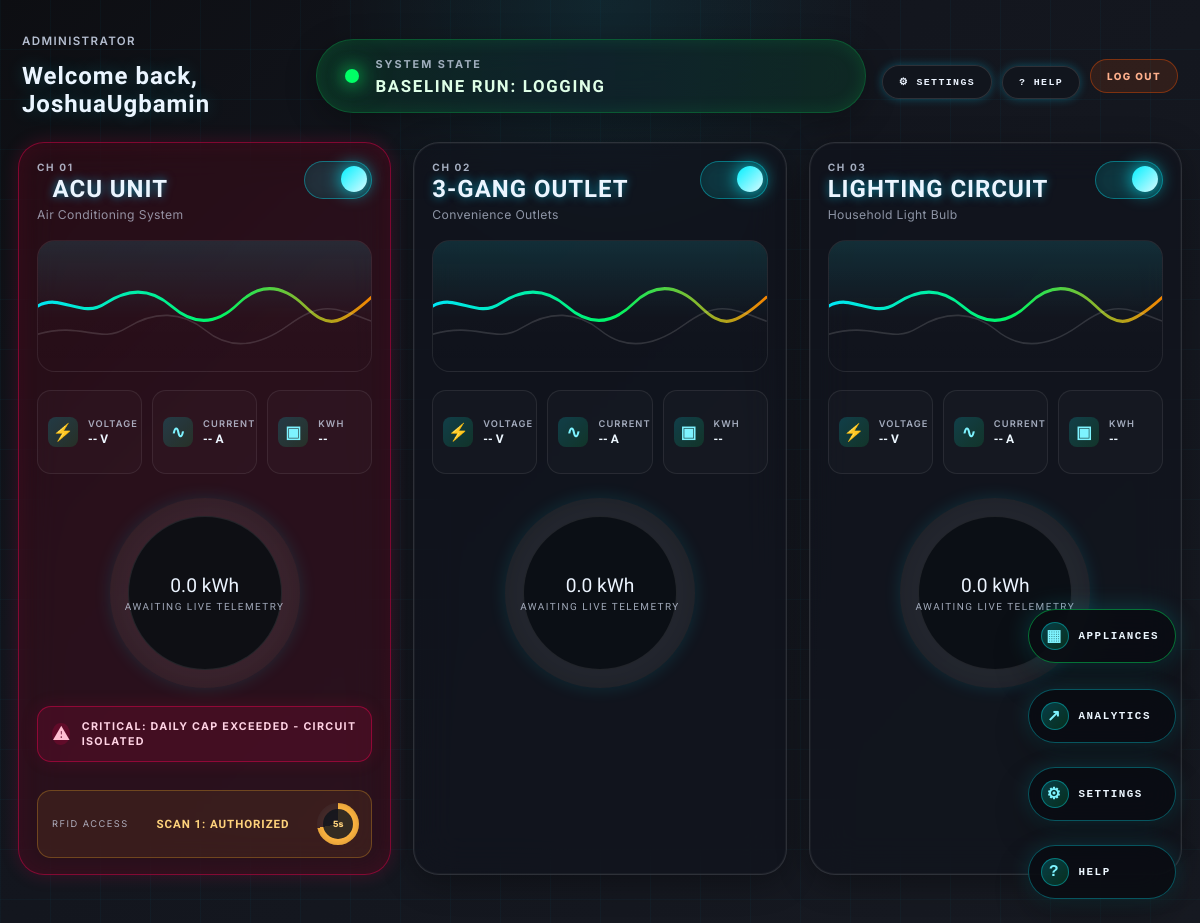
The app's page /dashboard (signed in) with its own data.
### app.py (models this page shows, shortened)
class User(UserMixin, db.Model):
    __tablename__ = "users"
    id = db.Column(db.Integer, primary_key=True)
    email = db.Column(db.String(150), unique=True, nullable=False)
    password_hash = db.Column(db.String(256), nullable=False)
    name = db.Column(db.String(100))
    birthday = db.Column(db.String(20))
    age = db.Column(db.Integer)
    address = db.Column(db.String(200))
    verified = db.Column(db.Boolean, default=False)

class ApplianceConfig(db.Model):
    __tablename__ = "appliance_configs"
    id = db.Column(db.Integer, primary_key=True)
    appliance_key = db.Column(db.String(50), unique=True, nullable=False)
    display_name = db.Column(db.String(100), nullable=False)
    kw_limit = db.Column(db.Float, default=10.0, nullable=False)
    is_tripped = db.Column(db.Boolean, default=False)
    updated_at = db.Column(db.DateTime, default=datetime.datetime.utcnow)

### app.py (the view)
@app.route("/dashboard")
@login_required
def dashboard():
    logs = Log.query.filter(or_(Log.user_id == current_user.id, Log.user_id.is_(None))) \
        .order_by(Log.date_recorded.desc()).all()
    display_name = (current_user.name or current_user.email or "Admin").strip()
    if not display_name or display_name == "Admin":
        display_name = (current_user.email or "Admin").split("@", 1)[0].title()
    return render_template(
        "dashboard.html",
        logs=logs,
        appliance_names=APPLIANCE_NAMES,
        appliance_states=APPLIANCE_STATES,
        appliance_configs=get_appliance_configs(),
        user_display_name=display_name,
    )

### app.py (called while the page is built)
@login_manager.user_loader
def load_user(user_id):
    return User.query.get(int(user_id))

def ensure_appliance_configs():
    for appliance_key, config in DEFAULT_APPLIANCE_CONFIGS.items():
        existing = ApplianceConfig.query.filter_by(appliance_key=appliance_key).first()
        if existing is None:
            db.session.add(ApplianceConfig(
                appliance_key=appliance_key,
                display_name=config["display_name"],
                kw_limit=float(config["kw_limit"]),
                is_tripped=False,
            ))
        else:
            existing.display_name = config["display_name"] if not existing.display_name else existing.display_name
            existing.kw_limit = float(config["kw_limit"]) if existing.kw_limit is None else existing.kw_limit
            existing.updated_at = datetime.datetime.utcnow()
    db.session.commit()

def get_appliance_configs():
    ensure_appliance_configs()
    entries = ApplianceConfig.query.order_by(ApplianceConfig.id).all()
    payload = {}
    for entry in entries:
        payload[entry.appliance_key] = {
            "display_name": entry.display_name,
            "kw_limit": float(entry.kw_limit or 0.0),
            "is_tripped": bool(entry.is_tripped),
        }
    for key, defaults in DEFAULT_APPLIANCE_CONFIGS.items():
        payload.setdefault(key, {
            "display_name": defaults["display_name"],
            "kw_limit": float(defaults["kw_limit"]),
            "is_tripped": False,
        })
    return payload

### templates/dashboard.html (shortened to what this page needs)
<!DOCTYPE html>
<html lang="en">
<head>
    <link rel="stylesheet" href="{{ url_for('static', filename='style.css') }}">
</head>
<body class="energy-body">
    <div class="energy-dashboard-shell">
        <header class="system-header">
            <div class="welcome-cluster">
                <span class="eyebrow">Administrator</span>
                <h1>Welcome back, {{ user_display_name }}</h1>
            </div>
            <div class="header-actions">
                <div class="status-pill is-baseline" id="modePill">
                    <span class="pulse-dot"></span>
                    <div class="status-copy">
                        <span class="status-label">SYSTEM STATE</span>
                        <strong id="modeText">BASELINE RUN: LOGGING</strong>
                    </div>
                </div>
                <div class="utility-actions">
                    <button class="header-action" data-view="settings" type="button">⚙ SETTINGS</button>
                    <button class="header-action" data-view="help" type="button">? HELP</button>
                    <a class="logout-btn" href="{{ url_for('logout') }}">LOG OUT</a>
                </div>
            </div>
        </header>
        <main class="view-shell live-view active" id="liveView">
            <section class="channel-grid">
                {% set channel_labels = ['ACU UNIT', '3-GANG OUTLET', 'LIGHTING CIRCUIT'] %}
                {% set channel_sub = ['Air Conditioning System', 'Convenience Outlets', 'Household Light Bulb'] %}
                {% for index in range(3) %}
                    {% set label = channel_labels[index] %}
                    {% set subtitle = channel_sub[index] %}
                    {% set is_tripped = index == 0 %}
                    <article class="load-card {% if is_tripped %}is-tripped{% endif %}" data-card="{{ index }}">
                        <div class="card-topline">
                            <div class="channel-meta">
                                <span class="channel-id">CH {{ '%02d' % (index + 1) }}</span>
                                <h2>{{ label }}</h2>
                                <small>{{ subtitle }}</small>
                            </div>
                            <label class="breaker-toggle" aria-label="Remote run / shut-off toggle">
                                <span class="breaker-slider"></span>
                            </label>
                        </div>
                        <div class="wave-wrap">
                            <svg class="power-wave" viewBox="0 0 600 120" preserveAspectRatio="none" aria-hidden="true">
                                <defs>
                                    <linearGradient id="waveGradient-{{ index }}" x1="0%" x2="100%" y1="0%" y2="0%">
                                        <stop offset="0%" stop-color="#00f0ff" />
                                        <stop offset="55%" stop-color="#00ff66" />
                                        <stop offset="100%" stop-color="#ff8a00" />
                                    </linearGradient>
                                </defs>
                                <path d="M0,60 C40,48 80,72 120,58 S200,42 240,60 S320,78 360,58 S440,40 480,60 S540,80 600,52" fill="none" stroke="url(#waveGradient-{{ index }})" stroke-width="3" stroke-linecap="round"></path>
                                <path d="M0,86 C80,74 110,96 160,80 S260,65 300,82 S390,100 450,78 S530,60 600,74" fill="none" stroke="rgba(255,255,255,0.14)" stroke-width="1.5" stroke-linecap="round"></path>
                            </svg>
                        </div>
                        <div class="metric-grid">
                            <div class="metric-box">
                                <span class="metric-icon">⚡</span>
                                <div>
                                    <label>Voltage</label>
                                    <strong>-- V</strong>
                                </div>
                            </div>
                            <div class="metric-box">
                                <span class="metric-icon">∿</span>
                                <div>
                                    <label>Current</label>
                                    <strong>-- A</strong>
                                </div>
                            </div>
                            <div class="metric-box">
                                <span class="metric-icon">▣</span>
                                <div>
                                    <label>kWh</label>
                                    <strong>--</strong>
                                </div>
                            </div>
                        </div>
                        <div class="gauge-panel">
                            <div class="gauge-ring" data-progress="0">
                                <div class="gauge-value">
                                    <span>0.0 kWh</span>
                                    <small>Awaiting live telemetry</small>
                                </div>
                            </div>
                        </div>
                        {% if is_tripped %}
                        <div class="trip-warning active">
                            <span class="warning-icon">⚠</span>
                            <p>CRITICAL: DAILY CAP EXCEEDED - CIRCUIT ISOLATED</p>
                        </div>
                        <div class="rfid-overlay active">
                            <div class="rfid-hud">
                                <span class="rfid-state">RFID ACCESS</span>
                                <strong id="rfidStatus-{{ index }}">SCAN 1: AUTHORIZED</strong>
                                <div class="countdown-ring">
                                    <span>5s</span>
                                </div>
                            </div>
                        </div>
                        {% endif %}
                    </article>
                {% endfor %}
            </section>
        </main>
    </div>
    <div class="fab-stack" aria-label="Primary navigation" role="navigation">
        <button class="fab active" data-view="live" type="button">
            <span class="fab-icon">▦</span>
            <span>APPLIANCES</span>
        </button>
        <button class="fab" data-view="analytics" type="button">
            <span class="fab-icon">↗</span>
            <span>ANALYTICS</span>
        </button>
        <button class="fab" data-view="settings" type="button">
            <span class="fab-icon">⚙</span>
            <span>SETTINGS</span>
        </button>
        <button class="fab" data-view="help" type="button">
            <span class="fab-icon">?</span>
            <span>HELP</span>
        </button>
    </div>
</body>
</html>

### records on screen
User: name "JoshuaUgbamin"
ApplianceConfig: index "01", display_name "ACU UNIT", subtitle "Air Conditioning System"
ApplianceConfig: index "02", display_name "3-GANG OUTLET", subtitle "Convenience Outlets"
ApplianceConfig: index "03", display_name "LIGHTING CIRCUIT", subtitle "Household Light Bulb"
